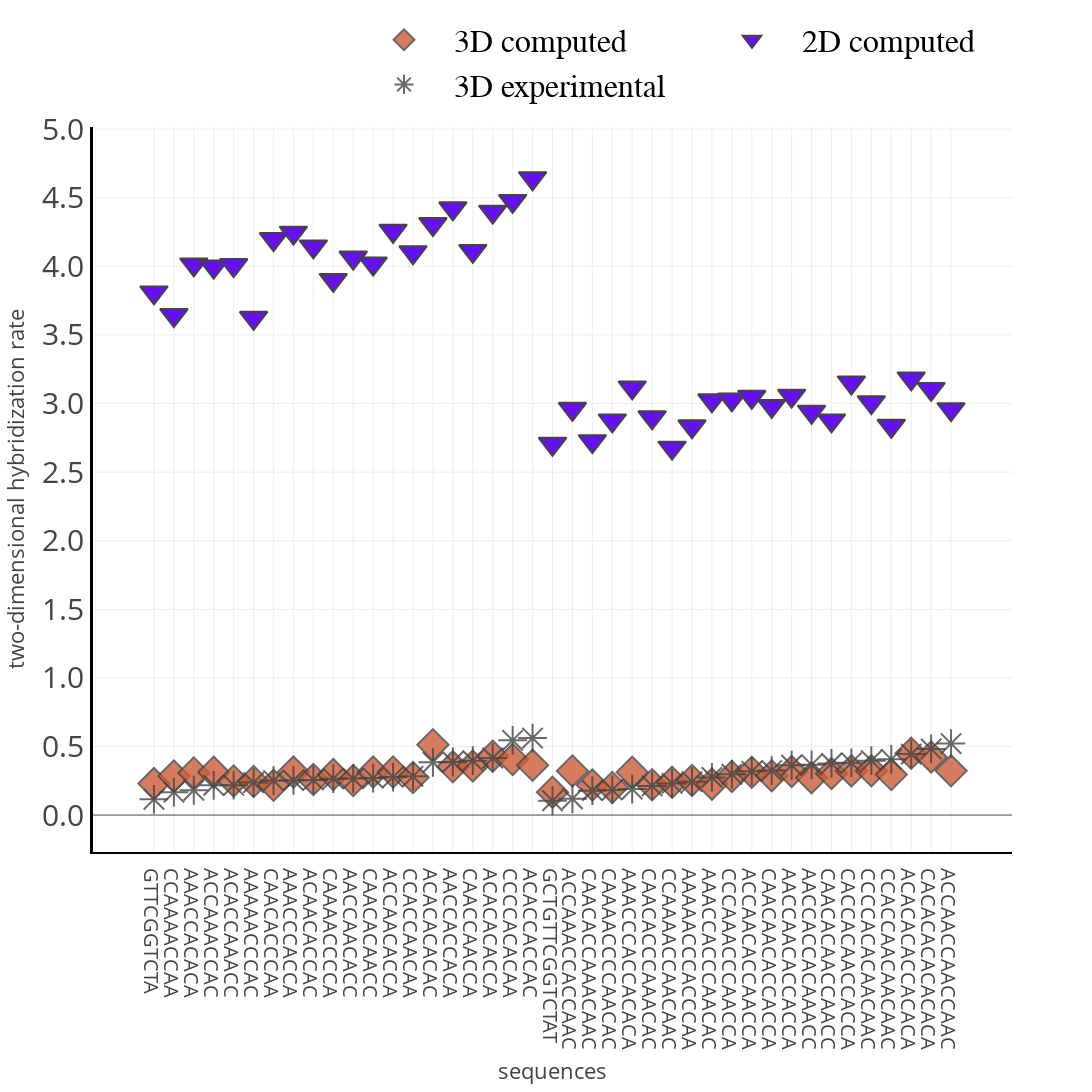

The notebook cell saved with this chart:
### Code cell
trace1 = go.Scatter(
    x = data['sequences'], # My list of values for 'x'
    y = data['computational']*1e-7,
    # marker = dict(color = 'white'),
    mode = 'markers',
    marker_symbol=6,
    name = '2D computed    ',
    marker=dict(color='#6610F2'))

trace2 = go.Scatter(
    x = data3['sequences'],
    y = data3['computational']*1e-7,
    mode = 'markers',
    marker_symbol = 'diamond',
    name = '3D computed    ',
    marker=dict(color='#CF5C36',opacity=0.80)
)
trace3 = go.Scatter(
    x = data3['sequences'],
    y = data3['experimental']*1e-7,
    mode = 'markers',
    marker_symbol = 35,
    name = '3D experimental    ',
    marker=dict(color='#9BC53D',opacity=0.80)
)
layout = go.Layout(
    template='presentation',
    xaxis_title='sequences',
    yaxis_title='two-dimensional hybridization rate',
    width = 1200,
    height = 1200,
    xaxis = dict(tickmode='linear',
                dtick=1,
                automargin=True,
                linecolor='black',
                linewidth=2),
    yaxis = dict(tickmode = 'linear',
                nticks=10,
                tick0=1,
                dtick=0.5,
                tickformat=".1f",
                linecolor='black',
                automargin=True,
                linewidth=3,
                minor=dict(dtick=3,tick0=0)),
    legend = dict(
            # itemsizing='constant',
            itemwidth = 90,
            font = dict(family='Courier',
            size=32,
            color='black')))

dati = [trace2, trace1, trace3]
fig = go.Figure(data = dati, layout = layout)

fig.update_yaxes(exponentformat="e")

fig.update_layout(legend=dict(
    orientation="h",
    yanchor="bottom",
    y=1.02,
    xanchor="right",
    x=1
))

fig.update_layout(
yaxis = dict(
tickfont = dict(size=30)),
xaxis = dict(
tickfont = dict(size=20)))

fig.update_traces(marker=dict(size=24,
                              line=dict(width=2
                              )))

fig.show()

### Figure 1 — Plotly figure (JSON) as saved in the notebook; plotly's stock layout.template omitted (floating-point values rounded to 4 significant figures)
{"data": [{"marker": {"color": "#CF5C36", "line": {"width": 2}, "opacity": 0.8, "size": 24, "symbol": "diamond"}, "mode": "markers", "name": "3D computed    ", "type": "scatter", "x": ["GTTCGGTCTA", "CCAAAACCAA", "AAACCACACA", "ACCAAACCAC", "ACACCAAACC", "AAAAACCCAC", "CAACACCCAA", "AAACCCACCA", "ACAACACCAC", "CAAAACCCCA", "AACCAACACC", "CAACACAACC", "ACCAACACCA", "CCACCAACAA", "ACACACACAC", "AACCACCACA", "CAACCAACCA", "ACACACACCA", "CCCCACACAA", "ACACCACCAC", "GCTGTTCGGTCTAT", "ACCAAACCACCAAC", "CAACACCAAACAAC", "CAAAACCCCAACAC", "AAACCCACCACACA", "CAACACCCAAACAC", "CCAAAACCAACAAC", "AAAAACCCACCCAA", "AAACCACCCAACAC", "CCCAAACCCAACCA", "ACCAACACCAACCA", "CAACAACACCACCA", "AACCAACACCACCA", "AACCACCACAAACC", "CAACACAACCAACC", "CACCACAACCACCA", "CCCCACACAACAAC", "CCACCAACAACAAC", "ACACACACCACACA", "CACACACACACACA", "ACCAACCAACCAAC"], "y": [0.2293, 0.2838, 0.307, 0.3121, 0.2486, 0.2446, 0.2172, 0.3131, 0.2593, 0.2952, 0.2514, 0.3134, 0.3138, 0.2735, 0.5124, 0.3513, 0.3577, 0.4294, 0.4057, 0.3627, 0.1665, 0.3215, 0.2184, 0.2016, 0.3126, 0.2214, 0.2386, 0.2525, 0.2254, 0.2811, 0.3122, 0.2866, 0.3173, 0.2725, 0.3024, 0.322, 0.3227, 0.2949, 0.4505, 0.4235, 0.3226]}, {"marker": {"color": "#6610F2", "line": {"width": 2}, "size": 24, "symbol": 6}, "mode": "markers", "name": "2D computed    ", "type": "scatter", "x": ["GTTCGGTCTA", "CCAAAACCAA", "AAACCACACA", "ACCAAACCAC", "ACACCAAACC", "AAAAACCCAC", "CAACACCCAA", "AAACCCACCA", "ACAACACCAC", "CAAAACCCCA", "AACCAACACC", "CAACACAACC", "ACCAACACCA", "CCACCAACAA", "ACACACACAC", "AACCACCACA", "CAACCAACCA", "ACACACACCA", "CCCCACACAA", "ACACCACCAC", "GCTGTTCGGTCTAT", "ACCAAACCACCAAC", "CAACACCAAACAAC", "CAAAACCCCAACAC", "AAACCCACCACACA", "CAACACCCAAACAC", "CCAAAACCAACAAC", "AAAAACCCACCCAA", "AAACCACCCAACAC", "CCCAAACCCAACCA", "ACCAACACCAACCA", "CAACAACACCACCA", "AACCAACACCACCA", "AACCACCACAAACC", "CAACACAACCAACC", "CACCACAACCACCA", "CCCCACACAACAAC", "CCACCAACAACAAC", "ACACACACCACACA", "CACACACACACACA", "ACCAACCAACCAAC"], "y": [3.81, 3.645, 4.014, 3.998, 4.01, 3.625, 4.199, 4.246, 4.145, 3.901, 4.064, 4.02, 4.26, 4.103, 4.308, 4.423, 4.112, 4.399, 4.477, 4.642, 2.706, 2.961, 2.725, 2.877, 3.118, 2.9, 2.679, 2.834, 3.024, 3.03, 3.049, 2.983, 3.057, 2.94, 2.877, 3.153, 3.01, 2.838, 3.183, 3.107, 2.959]}, {"marker": {"color": "#9BC53D", "line": {"width": 2}, "opacity": 0.8, "size": 24, "symbol": 35}, "mode": "markers", "name": "3D experimental    ", "type": "scatter", "x": ["GTTCGGTCTA", "CCAAAACCAA", "AAACCACACA", "ACCAAACCAC", "ACACCAAACC", "AAAAACCCAC", "CAACACCCAA", "AAACCCACCA", "ACAACACCAC", "CAAAACCCCA", "AACCAACACC", "CAACACAACC", "ACCAACACCA", "CCACCAACAA", "ACACACACAC", "AACCACCACA", "CAACCAACCA", "ACACACACCA", "CCCCACACAA", "ACACCACCAC", "GCTGTTCGGTCTAT", "ACCAAACCACCAAC", "CAACACCAAACAAC", "CAAAACCCCAACAC", "AAACCCACCACACA", "CAACACCCAAACAC", "CCAAAACCAACAAC", "AAAAACCCACCCAA", "AAACCACCCAACAC", "CCCAAACCCAACCA", "ACCAACACCAACCA", "CAACAACACCACCA", "AACCAACACCACCA", "AACCACCACAAACC", "CAACACAACCAACC", "CACCACAACCACCA", "CCCCACACAACAAC", "CCACCAACAACAAC", "ACACACACCACACA", "CACACACACACACA", "ACCAACCAACCAAC"], "y": [0.1146, 0.1668, 0.1809, 0.2168, 0.2179, 0.2365, 0.2512, 0.2527, 0.2559, 0.2652, 0.2656, 0.2696, 0.2766, 0.2825, 0.3844, 0.3866, 0.3961, 0.4159, 0.5449, 0.5613, 0.1042, 0.1187, 0.178, 0.1831, 0.1892, 0.2125, 0.2304, 0.2433, 0.2746, 0.2976, 0.3187, 0.3242, 0.363, 0.366, 0.3763, 0.3805, 0.3962, 0.4062, 0.4442, 0.4818, 0.5208]}], "layout": {"height": 1200, "legend": {"font": {"color": "black", "family": "Courier", "size": 32}, "itemwidth": 90, "orientation": "h", "x": 1, "xanchor": "right", "y": 1.02, "yanchor": "bottom"}, "width": 1200, "xaxis": {"automargin": true, "dtick": 1, "linecolor": "black", "linewidth": 2, "tickfont": {"size": 20}, "tickmode": "linear", "title": {"text": "sequences"}}, "yaxis": {"automargin": true, "dtick": 0.5, "exponentformat": "e", "linecolor": "black", "linewidth": 3, "minor": {"dtick": 3, "tick0": 0}, "nticks": 10, "tick0": 1, "tickfont": {"size": 30}, "tickformat": ".1f", "tickmode": "linear", "title": {"text": "two-dimensional hybridization rate"}}}}
